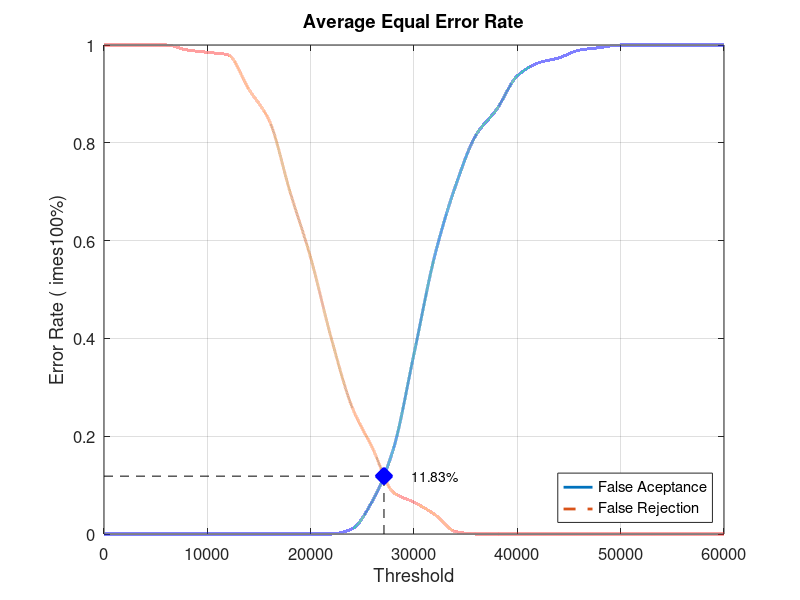
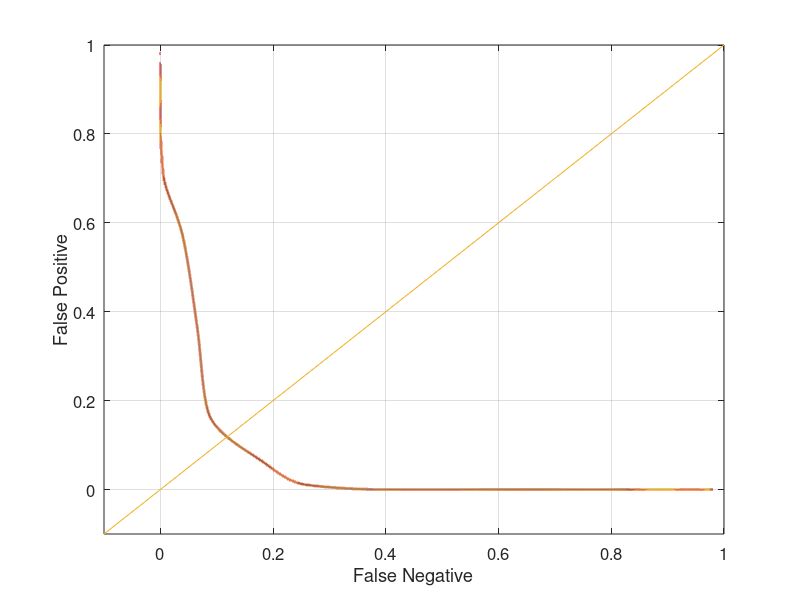

Here is the MATLAB script that generated these plots, in order:
close all;
clear;
clc;
x = 0:2000:60000;
xq = 0:0.5:60000;

y0 = [0 0 0 0 0 0 0 0 0 0 0 0 0.0105263 0.0684211 0.173684 0.368421 0.568421 0.710526 0.815789 0.868421 0.936842 0.963158 0.973684 0.989474 0.994737 1 1 1 1 1 1]
yy0 = interp1(x, y0, xq, 'pchip');
y1 = [1 1 1 1 0.99 0.985 0.98 0.91 0.845 0.7 0.565 0.4 0.26 0.175 0.085 0.065 0.04 0.005 0 0 0 0 0 0 0 0 0 0 0 0 0]
yy1 = interp1(x, y1, xq, 'pchip');

% Calculating EER: 
y2 = abs(y0 - y1);
find(y2 == min(y2))
yy2 = abs(yy0 - yy1);
xEER = find(yy2 == min(yy2));
xEERIndex = xq(xEER) % X-axis EER
yEER = yy0(xEER) % Y-axis EER

main = figure
plot(xq, yy0,'-','LineWidth', 2);	hold on
plot(xq, yy1,'--','LineWidth', 2);	hold on
plot([xEERIndex xEERIndex], [0 yEER], 'k--');	hold on
plot([0 xEERIndex], [yEER yEER], 'k--');	hold on
plot(xEERIndex, yEER, 'bx', 'LineWidth', 10);	hold on
text(xEERIndex + 10 * xEERIndex / 100, yEER, [num2str(round((10000 * yEER)) / 100) '%'])
legend('False Aceptance', 'False Rejection', 'Location', 'SouthEast')
xlabel('Threshold')
ylabel('Error Rate (	imes100%)')
title('Average Equal Error Rate')
set(gca, 'FontSize', 12)
axis([0 60000 0 1])
grid on

print(main, 'Database4_3Main', '-dpng');
FNRxFPR = figure('Color', [1 1 1]);
plot(yy1, yy0, '-', yy1, yy0, 'LineWidth', 2);
hold on
y = -0.1:0.1:1
plot(y, y); 
set(gca, 'FontSize', 12)
xlabel('False Negative')
ylabel('False Positive')
axis([-0.1 1 -0.1 1])
set(gca, 'FontSize', 12)
grid on

print(FNRxFPR, 'Database4_3FNRxFPR','-dpng');
